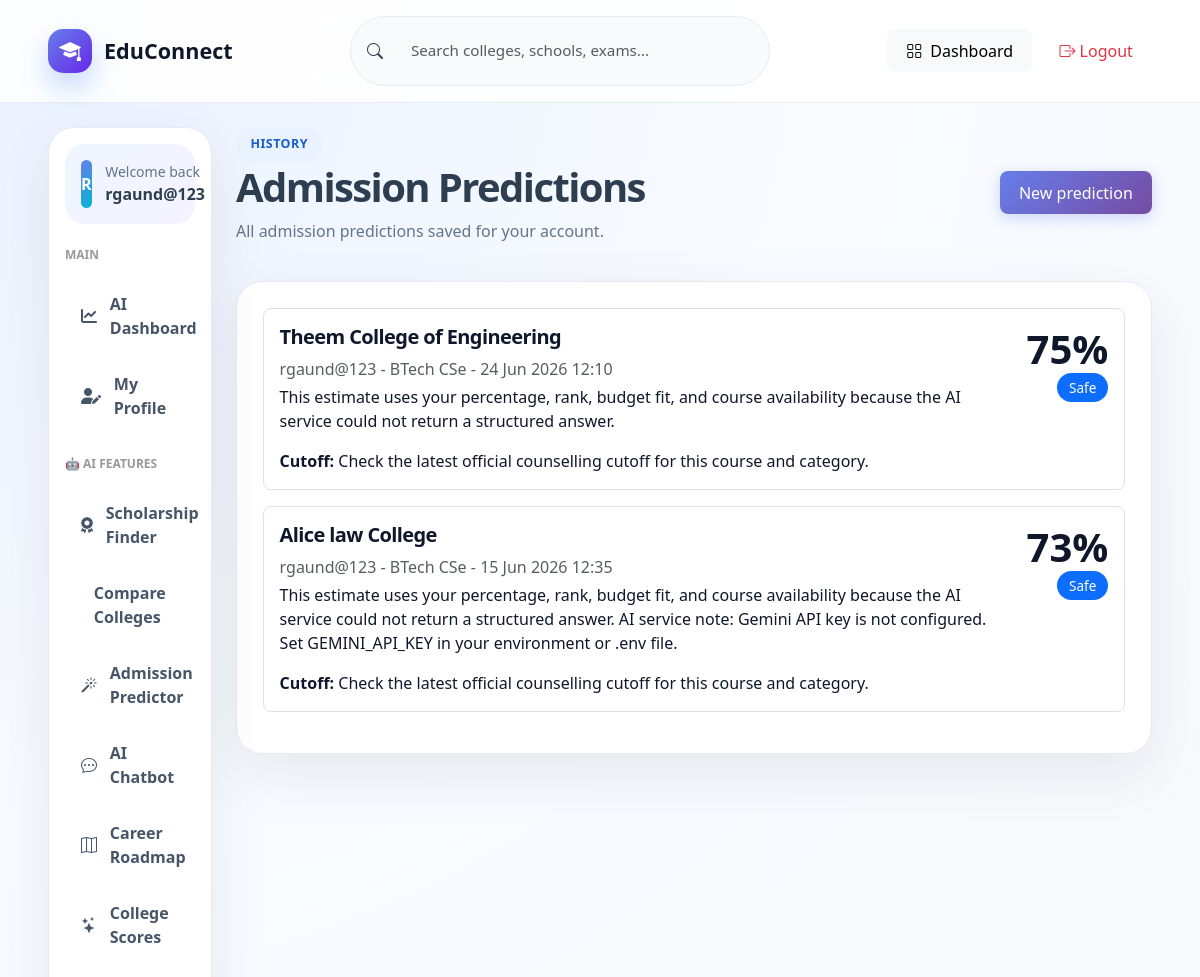
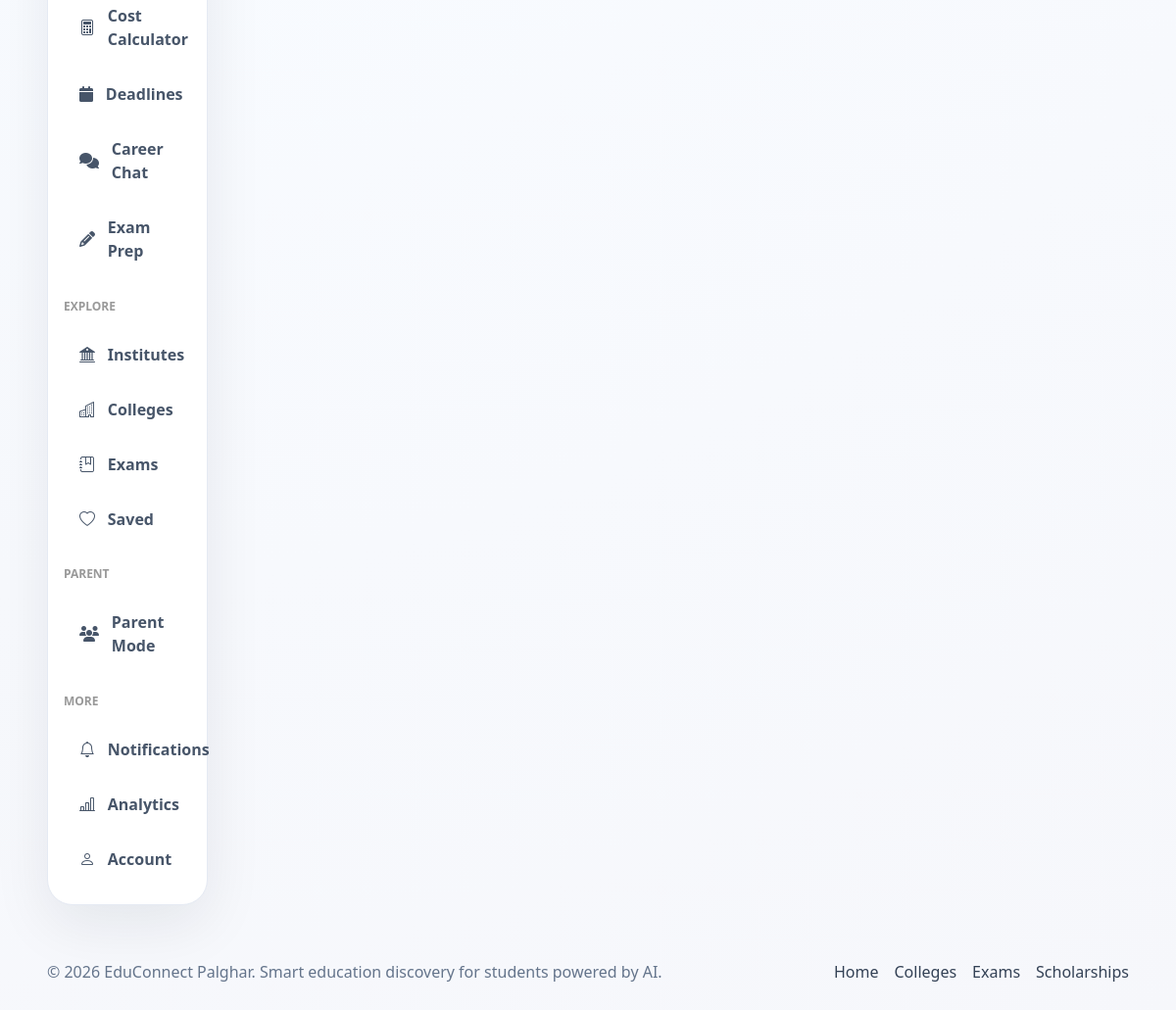
The app's page /my-predictions/ (signed in) with its own data (2 pictures, top to bottom).
### accounts/models.py (models this page shows, shortened)
class CustomUser(AbstractUser):
    mobile = models.CharField(max_length=15, unique=True)
    email_verified = models.BooleanField(default=False)
    mobile_verified = models.BooleanField(default=False)
    is_parent = models.BooleanField(default=False)
    user_type = models.CharField(
        max_length=20,
        choices=[('student', 'Student'), ('parent', 'Parent')],
        default='student'
    )

class AdmissionPrediction(models.Model):
    CATEGORY_CHOICES = [
        ('general', 'General'),
        ('obc', 'OBC'),
        ('sc', 'SC'),
        ('st', 'ST'),
        ('ews', 'EWS'),
    ]
    user = models.ForeignKey(CustomUser, on_delete=models.CASCADE, related_name='admission_predictions')
    student_name = models.CharField(max_length=255)
    percentage_12th = models.FloatField(validators=[MinValueValidator(0), MaxValueValidator(100)])
    entrance_exam = models.ForeignKey(Exam, on_delete=models.SET_NULL, null=True, blank=True)
    exam_rank = models.IntegerField()
    exam_score = models.IntegerField()
    category = models.CharField(max_length=20, choices=CATEGORY_CHOICES)
    state = models.CharField(max_length=100)
    preferred_course = models.CharField(max_length=100)
    budget = models.IntegerField()
    college = models.ForeignKey(College, on_delete=models.CASCADE, related_name='admission_predictions')
    admission_probability = models.FloatField(default=0, validators=[MinValueValidator(0), MaxValueValidator(100)])
    category_type = models.CharField(max_length=20, choices=[('safe', 'Safe'), ('moderate', 'Moderate'), ('dream', 'Dream')], default='moderate')
    ai_analysis = models.TextField(blank=True)
    backup_colleges = models.JSONField(default=list, blank=True)
    better_options = models.JSONField(default=list, blank=True)
    required_cutoff = models.CharField(max_length=255, blank=True)
    created_at = models.DateTimeField(auto_now_add=True)
    updated_at = models.DateTimeField(auto_now=True)
    class Meta:
        ordering = ['-created_at']

class College(models.Model):
    name = models.CharField(max_length=255)
    city = models.CharField(max_length=100)
    state = models.CharField(max_length=100)
    fees = models.IntegerField()
    placement_percentage = models.IntegerField()
    average_package = models.IntegerField(default=0)
    highest_package = models.IntegerField(default=0)
    official_website = models.URLField()
    courses = models.TextField()
    hostel_available = models.BooleanField(default=False)
    hostel_fees = models.IntegerField(default=0, blank=True)
    facilities = models.TextField(default="")
    student_reviews = models.TextField(default="")
    rating = models.FloatField(default=0, validators=[MinValueValidator(0), MaxValueValidator(5)])
    distance_km = models.FloatField(default=0, blank=True)
    contact_number = models.CharField(max_length=20, blank=True)
    email = models.EmailField(blank=True)
    established_year = models.IntegerField(blank=True, null=True)
    created_at = models.DateTimeField(auto_now_add=True)

### accounts/views.py (the view)
# urls.py: path('my-predictions/', prediction_history, name='prediction_history'),
@login_required(login_url='login')
def prediction_history(request):
    predictions = AdmissionPrediction.objects.filter(user=request.user).order_by('-created_at')
    return render(request, 'accounts/prediction_history.html', {'predictions': predictions})

### accounts/templates/accounts/prediction_history.html (shortened to what this page needs)
{% extends "accounts/base.html" %}
{% block content %}
<div class="page-title-row">
    <div><span class="eyebrow dark">History</span><h1>Admission Predictions</h1><p>All admission predictions saved for your account.</p></div>
    <a href="{% url 'admission_predictor' %}" class="btn btn-primary btn-pill">New prediction</a>
</div>
<div class="content-card">
    {% for prediction in predictions %}
    <article class="border rounded-3 p-3 mb-3">
        <div class="d-flex justify-content-between gap-3">
            <div>
                <h2 class="h5">{{ prediction.college.name }}</h2>
                <p class="text-muted mb-1">{{ prediction.student_name }} - {{ prediction.preferred_course }} - {{ prediction.created_at|date:"d M Y H:i" }}</p>
                <p>{{ prediction.ai_analysis }}</p>
                <p class="mb-0"><strong>Cutoff:</strong> {{ prediction.required_cutoff }}</p>
            </div>
            <div class="text-end"><div class="display-6 fw-bold">{{ prediction.admission_probability|floatformat:0 }}%</div><span class="badge text-bg-primary">{{ prediction.get_category_type_display }}</span></div>
        </div>
    </article>
    {% empty %}
    <div class="empty-state">No predictions yet.</div>
    {% endfor %}
</div>
{% endblock %}

### accounts/templates/accounts/base.html (shortened to what this page needs)
{% load static %}
<!DOCTYPE html>
<html lang="en">
<head>
    <link href="https://cdn.jsdelivr.net/npm/bootstrap@5.3.3/dist/css/bootstrap.min.css" rel="stylesheet">
    <link href="https://cdn.jsdelivr.net/npm/bootstrap-icons@1.11.3/font/bootstrap-icons.css" rel="stylesheet">
    <link rel="stylesheet" href="https://cdnjs.cloudflare.com/ajax/libs/font-awesome/6.4.0/css/all.min.css">
    <link href="{% static 'accounts/css/main.css' %}" rel="stylesheet">
    <link href="{% static 'accounts/css/ai_features.css' %}" rel="stylesheet">
</head>
<body>
<header class="et-navbar">
    <div class="container-fluid px-3 px-lg-5">
        <div class="d-flex align-items-center justify-content-between gap-3 py-3">
            <a class="et-brand" href="{% url 'home' %}">
                <span class="et-brand-icon"><i class="bi bi-mortarboard-fill"></i></span>
                <span>EduConnect</span>
            </a>
            <form action="{% url 'institutes' %}" method="get" class="et-nav-search d-none d-lg-flex">
                <i class="bi bi-search"></i>
                <input type="search" name="q" placeholder="Search colleges, schools, exams...">
            </form>
            <div class="d-flex align-items-center gap-2">
                {% if request.user.is_authenticated %}
                    <a class="btn btn-light btn-pill d-none d-md-inline-flex" href="{% url 'smart_dashboard' %}"><i class="bi bi-grid me-2"></i>Dashboard</a>
                    <a class="btn btn-outline-danger btn-pill" href="{% url 'logout' %}"><i class="bi bi-box-arrow-right me-1"></i>Logout</a>
                {% else %}
                    <a class="btn btn-light btn-pill" href="{% url 'login' %}">Login</a>
                    <a class="btn btn-primary btn-pill" href="{% url 'register' %}">Register</a>
                {% endif %}
            </div>
        </div>
    </div>
</header>
<main class="et-main">
    <div class="container-fluid px-3 px-lg-5 py-4">
        <div class="row g-4">
            {% if request.user.is_authenticated %}
            <aside class="col-xl-2 col-lg-3">
                <nav class="et-sidebar">
                    <div class="sidebar-user">
                        <span class="sidebar-avatar">{{ request.user.username|slice:':1'|upper }}</span>
                        <div>
                            <small>Welcome back</small>
                            <strong>{{ request.user.username }}</strong>
                        </div>
                    </div>
                    <h6 class="sidebar-section-title mt-3">MAIN</h6>
                    <a href="{% url 'smart_dashboard' %}" class="side-link"><i class="fas fa-chart-line"></i> AI Dashboard</a>
                    <a href="{% url 'student_profile' %}" class="side-link"><i class="fas fa-user-edit"></i> My Profile</a>
                    <h6 class="sidebar-section-title mt-4">🤖 AI FEATURES</h6>
                    <a href="{% url 'scholarship_finder' %}" class="side-link"><i class="fas fa-award"></i> Scholarship Finder</a>
                    <a href="{% url 'college_comparison' %}" class="side-link"> Compare Colleges</a>
                    <a href="{% url 'admission_predictor' %}" class="side-link"><i class="bi bi-magic"></i> Admission Predictor</a>
                    <a href="{% url 'education_chatbot' %}" class="side-link"><i class="bi bi-chat-dots"></i> AI Chatbot</a>
                    <a href="{% url 'career_roadmap' %}" class="side-link"><i class="bi bi-map"></i> Career Roadmap</a>
                    <a href="{% url 'college_scores' %}" class="side-link"><i class="bi bi-stars"></i> College Scores</a>
                    <a href="{% url 'cost_calculator' %}" class="side-link"><i class="bi bi-calculator"></i> Cost Calculator</a>
                    <a href="{% url 'admission_deadlines' %}" class="side-link"><i class="fas fa-calendar"></i> Deadlines</a>
                    <a href="{% url 'career_guidance' %}" class="side-link"><i class="fas fa-comments"></i> Career Chat</a>
                    <a href="{% url 'exam_recommendations' %}" class="side-link"><i class="fas fa-pencil-alt"></i> Exam Prep</a>
                    <h6 class="sidebar-section-title mt-4">EXPLORE</h6>
                    <a href="{% url 'institute_list' %}" class="side-link"><i class="bi bi-bank2"></i> Institutes</a>
                    <a href="{% url 'college_search' %}" class="side-link"><i class="bi bi-buildings"></i> Colleges</a>
                    <a href="{% url 'exams' %}" class="side-link"><i class="bi bi-journal-bookmark"></i> Exams</a>
                    <a href="{% url 'saved_colleges' %}" class="side-link"><i class="bi bi-heart"></i> Saved</a>
                    <h6 class="sidebar-section-title mt-4">PARENT</h6>
                    <a href="{% url 'parent_register' %}" class="side-link"><i class="fas fa-users"></i> Parent Mode</a>
                    <h6 class="sidebar-section-title mt-4">MORE</h6>
                    <a href="{% url 'notifications' %}" class="side-link"><i class="bi bi-bell"></i> Notifications</a>
                    <a href="{% url 'analytics' %}" class="side-link"><i class="bi bi-bar-chart-line"></i> Analytics</a>
                    <a href="{% url 'profile' %}" class="side-link"><i class="bi bi-person"></i> Account</a>
                </nav>
            </aside>
            {% endif %}
            <section class="{% if request.user.is_authenticated %}col-xl-10 col-lg-9{% else %}col-12{% endif %}">
                {% block content %}{% endblock %}
            </section>
        </div>
    </div>
</main>
<footer class="et-footer">
    <div class="container-fluid px-3 px-lg-5 d-flex flex-column flex-md-row justify-content-between align-items-center gap-2">
        <p class="mb-0">© 2026 EduConnect Palghar. Smart education discovery for students powered by AI.</p>
        <div class="d-flex gap-3">
            <a href="{% url 'home' %}">Home</a>
            <a href="{% url 'college_search' %}">Colleges</a>
            <a href="{% url 'exams' %}">Exams</a>
            <a href="{% url 'scholarship_finder' %}">Scholarships</a>
        </div>
    </div>
</footer>
</body>
</html>

### accounts/static/accounts/css/main.css (style rules this page uses)
:root { --primary:#1266f1;--primary2:#6728e8;--orange:#ffb703;--green:#12b981;--slate:#0f172a;--muted:#64748b;--surface:#ffffff;--bg:#f5f8ff;--border:#e5eaf3;--shadow:0 20px 60px rgba(15,23,42,.08);--radius:26px }
* { box-sizing:border-box }
body { font-family:Inter,system-ui,-apple-system,Segoe UI,sans-serif;background:radial-gradient(circle at top left,#eaf2ff 0,#f8fbff 35%,#f6f7fb 100%);color:#132238;min-height:100vh }
a { text-decoration:none }
.btn-pill { border-radius:999px }
.et-navbar { position:sticky;top:0;z-index:1030;background:rgba(255,255,255,.9);backdrop-filter:blur(18px);border-bottom:1px solid rgba(226,232,240,.8) }
.et-brand { display:flex;align-items:center;gap:.75rem;font-weight:900;font-size:1.35rem;color:#0f172a }
.et-brand-icon { width:44px;height:44px;border-radius:15px;background:linear-gradient(135deg,var(--primary),var(--primary2));display:flex;align-items:center;justify-content:center;color:#fff;box-shadow:0 14px 28px rgba(18,102,241,.25) }
.et-nav-search { min-width:420px;background:#f8fafc;border:1px solid var(--border);border-radius:999px;align-items:center;padding:.65rem 1rem;gap:.75rem }
.et-nav-search input { border:0;outline:0;background:transparent;width:100% }
.et-main { min-height:calc(100vh - 90px) }
.et-sidebar { background:#fff;border:1px solid var(--border);border-radius:var(--radius);box-shadow:var(--shadow);padding:1rem;position:sticky;top:100px }
.sidebar-user { display:flex;align-items:center;gap:.85rem;background:linear-gradient(135deg,#eff6ff,#f5f3ff);border-radius:20px;padding:1rem;margin-bottom:1rem }
.sidebar-user small { display:block;color:var(--muted) }
.sidebar-avatar { width:48px;height:48px;border-radius:16px;background:linear-gradient(135deg,var(--primary),#06b6d4);color:#fff;font-weight:800;display:flex;align-items:center;justify-content:center }
.side-link { display:flex;align-items:center;gap:.8rem;color:#475569;padding:.85rem 1rem;border-radius:16px;font-weight:600;margin-bottom:.3rem }
.et-footer { padding:2rem 0;color:var(--muted) }
.et-footer a { color:#334155 }
.eyebrow { display:inline-flex;align-items:center;gap:.4rem;border-radius:999px;background:rgba(255,255,255,.16);padding:.55rem .9rem;font-weight:800;text-transform:uppercase;letter-spacing:.04em;font-size:.78rem }
.eyebrow.dark { background:#eaf2ff;color:#165dce }
.feature-card,.directory-card,.content-card,.filter-panel,.auth-card,.glass-panel,.cta-panel,.metric-card,.profile-card { background:#fff;border:1px solid var(--border);border-radius:var(--radius);box-shadow:var(--shadow);padding:1.6rem;display:block;color:#0f172a }
.feature-card h3,.directory-card h3,.content-card h2 { font-weight:900;letter-spacing:-.03em }
.feature-card p,.directory-card p,.page-title-row p { color:var(--muted) }
.page-title-row { display:flex;justify-content:space-between;gap:1rem;align-items:center;margin-bottom:1.4rem }
.page-title-row h1 { font-weight:900;letter-spacing:-.04em }

### accounts/static/accounts/css/ai_features.css (style rules this page uses)
:root { --primary: #667eea; --primary-dark: #5568d3; --secondary: #764ba2; --success: #28a745; --danger: #dc3545; --warning: #ffc107; --info: #17a2b8; --light: #f8f9fa; --dark: #343a40; --gradient-primary: linear-gradient(135deg, #667eea 0%, #764ba2 100%); --shadow-sm: 0 1px 3px rgba(0, 0, 0, 0.1); --shadow-md: 0 4px 6px rgba(0, 0, 0, 0.1); --shadow-lg: 0 15px 35px rgba(0, 0, 0, 0.15); --transition: all 0.3s cubic-bezier(0.4, 0, 0.2, 1); }
body { font-family: 'Segoe UI', Tahoma, Geneva, Verdana, sans-serif; background-color: #f5f7fa; color: #2c3e50; }
.container, .container-fluid { max-width: 1400px; }
.btn { border-radius: 8px; font-weight: 500; transition: var(--transition); border: none; padding: 0.6rem 1.2rem; }
.btn-primary { background: var(--gradient-primary); color: white; box-shadow: 0 4px 15px rgba(102, 126, 234, 0.3); }
.badge { padding: 0.5rem 0.75rem; border-radius: 20px; font-weight: 500; font-size: 0.85rem; }
.form-control, .form-select { border: 1px solid #e0e4e8; border-radius: 8px; padding: 0.75rem 1rem; transition: var(--transition); font-size: 0.95rem; }
.gap-2 { gap: 0.5rem; }
.gap-3 { gap: 1rem; }
.mb-0 { margin-bottom: 0 !important; }

### accounts/templates/accounts/base.html (style rules this page uses)
.sidebar-section-title { font-size: 0.75rem; font-weight: 700; text-transform: uppercase; color: #999; padding: 0.5rem 0; margin-top: 1rem !important; }

### records on screen
CustomUser: user.username "R", user.username "rgaund@123"
AdmissionPrediction: college.name "Theem College of Engineering", student_name "rgaund@123", preferred_course "BTech CSe", created_at "24 Jun 2026 12:10", ai_analysis "This estimate uses your percentage, rank, budget fit, and course availability because the AI service could not return a structured answer.", required_cutoff "Check the latest official counselling cutoff for this course and category.", admission_probability "75", category_type "Safe"
AdmissionPrediction: college.name "Alice law College", student_name "rgaund@123", preferred_course "BTech CSe", created_at "15 Jun 2026 12:35", ai_analysis "This estimate uses your percentage, rank, budget fit, and course availability because the AI service could not return a structured answer. AI service note: Gemini API key is not configured. Set GEMINI_API_KEY in your environment or .env file.", required_cutoff "Check the latest official counselling cutoff for this course and category.", admission_probability "73", category_type "Safe"
